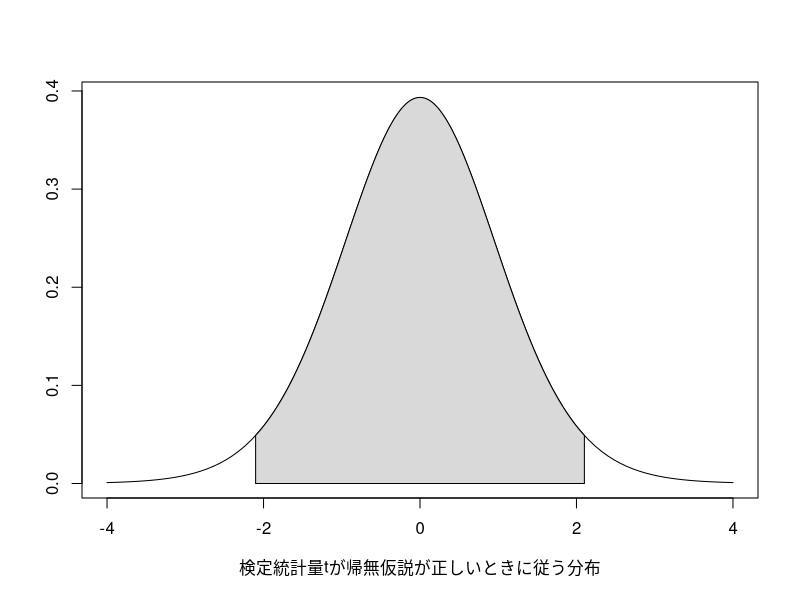
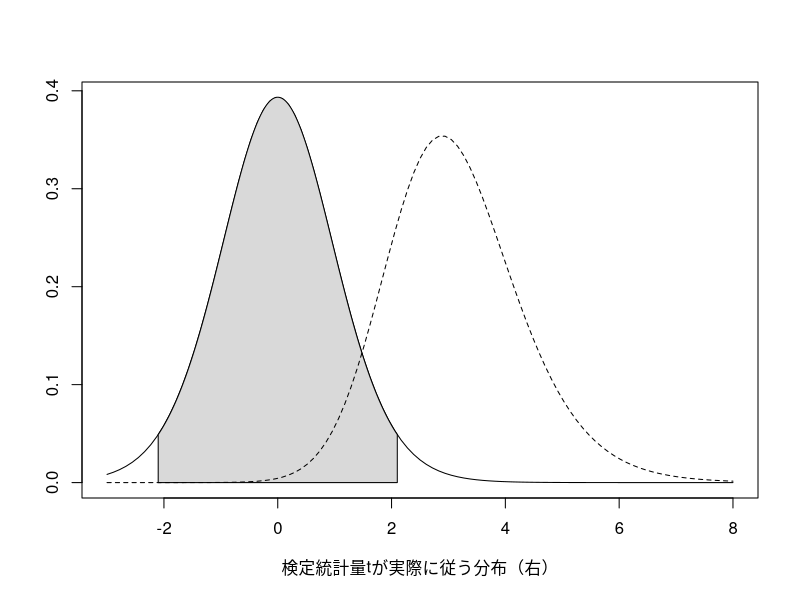
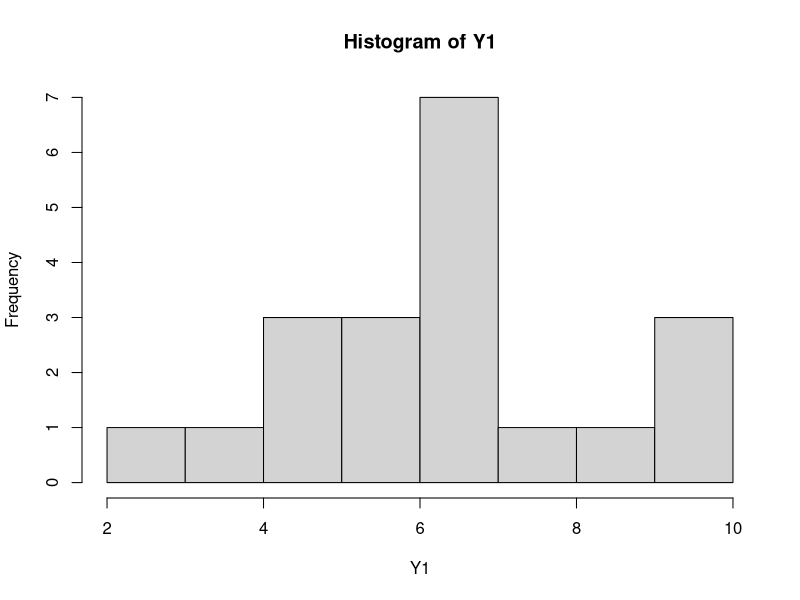
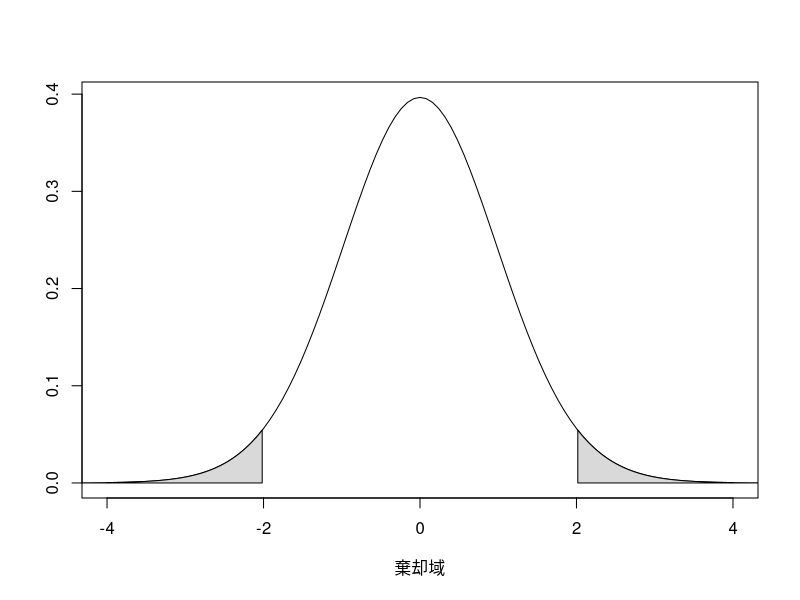
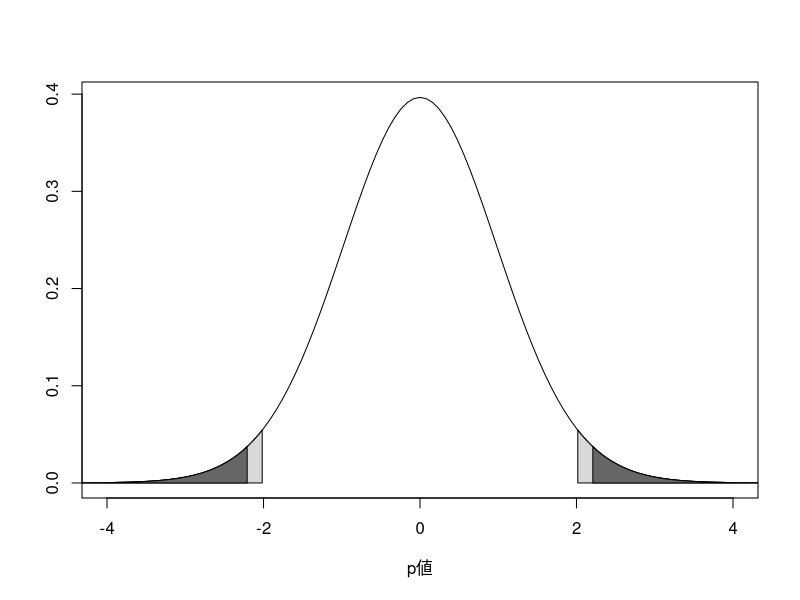
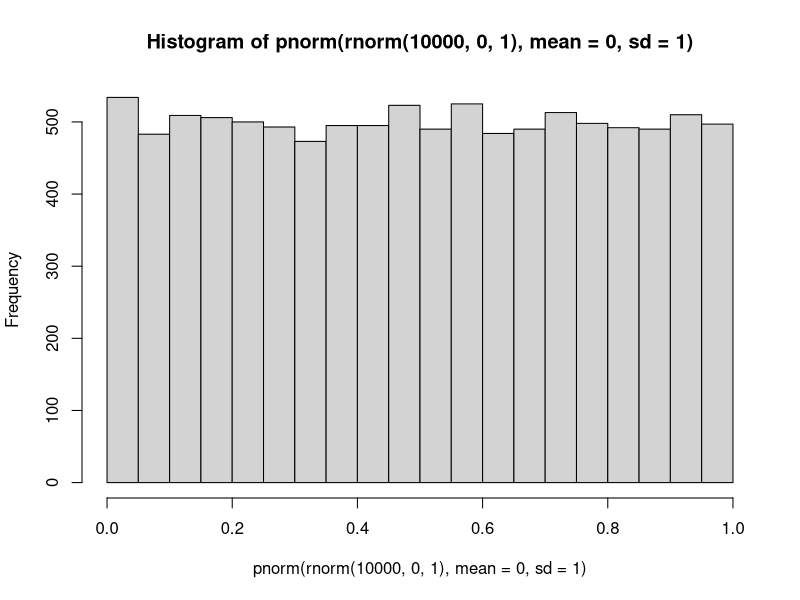
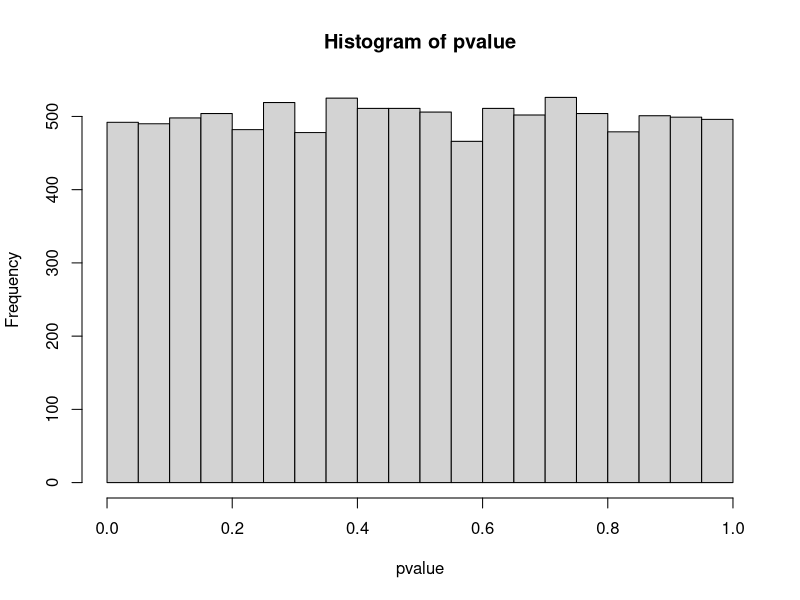
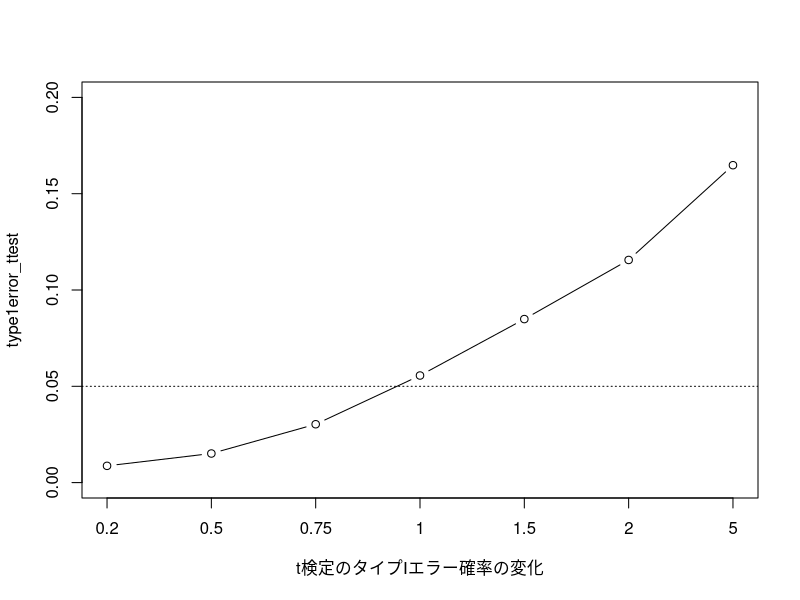

Write R code to recreate these figures, in order. (Note: this script raises an error after producing the figures.)
# 環境の初期化 ----------------------------------------------------------

rm(list = ls())

## -------------------------------------------------------------------------------------------
### Ch2で作成した標本分散関数
var_p <- function(x) {
    n <- length(x)
    mean_x <- mean(x)
    var_x <- sum((x - mean_x)^2) / n
    return(var_x)
}

## -------------------------------------------------------------------------------------------
n <- 20
alpha <- 0.05
i <- 200
temp <- function(x) {
    dt(x, n - 2)
}

curve(dt(x, n - 2), xlim = c(-4, 4), ylab = "", xlab = "検定統計量tが帰無仮説が正しいときに従う分布")
xx <- seq(qt(alpha / 2, n - 2), qt(1 - alpha / 2, n - 2), length = i)
yy <- temp(xx)
polygon(c(xx, rev(xx)), c(rep(0, i), rev(yy)), col = "gray85")


## -------------------------------------------------------------------------------------------
n <- 20
alpha <- 0.05
i <- 200
temp1 <- function(x) {
    dt(x, n - 2)
}

curve(dt(x, n - 2), xlim = c(-3, 8), ylab = "", xlab = "検定統計量tが実際に従う分布（右）")
xx <- seq(qt(alpha / 2, n - 2), qt(1 - alpha / 2, n - 2), length = i)
yy <- temp1(xx)
polygon(c(xx, rev(xx)), c(rep(0, i), rev(yy)), col = "gray85")

temp2 <- function(x) {
    dt(x, n - 2, ncp = 3)
}
curve(temp2(x), xlim = c(-3, 8), add = TRUE, lty = 2)


## -------------------------------------------------------------------------------------------
n <- c(20, 25) # サンプルサイズ　ここは等しくなくてよい
mu <- c(6, 5) # 母平均
sigma <- 2 # 母標準偏差（ただし、t検定のときは両母集団で等しい）

## シミュレーション
set.seed(123)
Y1 <- rnorm(n[1], mu[1], sigma) # 群1のデータ生成
Y2 <- rnorm(n[2], mu[2], sigma) # 群2のデータ生成

## 結果
Y1 |> hist()


## -------------------------------------------------------------------------------------------

# 自由度の計算
df <- n[1] + n[2] - 2

# t値の計算
Ybar_d <- mean(Y1) - mean(Y2) # Ybar_δ
# プールされた分散
# 2章で作成した自作関数var_pを使用
u2_p <- (n[1] * var_p(Y1) + n[2] * var_p(Y2)) / (n[1] + n[2] - 2) 
# プールされた標本サイズ
n_p <- n[1] * n[2] / (n[1] + n[2])
t <- (Ybar_d - 0) / sqrt(u2_p / n_p)
# 出力
t


## -------------------------------------------------------------------------------------------
alpha <- 0.05
i <- 200
temp <- function(x) {
    dt(x, df)
}

curve(dt(x, df), xlim = c(-4, 4), ylab = "", xlab = "棄却域")
xx <- seq(qt(1 - alpha / 2, df), 5, length = i)
yy <- temp(xx)
polygon(c(xx, rev(xx)), c(rep(0, i), rev(yy)), col = "gray85")

xx <- seq(-5, qt(alpha / 2, df), length = i)
yy <- temp(xx)
polygon(c(xx, rev(xx)), c(rep(0, i), rev(yy)), col = "gray85")


## -------------------------------------------------------------------------------------------
# 臨界値の計算
c <- qt(1 - alpha / 2, df)


## -------------------------------------------------------------------------------------------
# 有意性の判断
ifelse(abs(t) > abs(c), "帰無仮説の棄却", "帰無仮説の保留")

## -------------------------------------------------------------------------------------------
alpha <- 0.05
i <- 200
temp <- function(x) {
    dt(x, df)
}

curve(dt(x, df), xlim = c(-4, 4), ylab = "", xlab = "p値")
xx <- seq(qt(1 - alpha / 2, df), 5, length = i)
yy <- temp(xx)
polygon(c(xx, rev(xx)), c(rep(0, i), rev(yy)), col = "gray85")

xx <- seq(-5, qt(alpha / 2, df), length = i)
yy <- temp(xx)
polygon(c(xx, rev(xx)), c(rep(0, i), rev(yy)), col = "gray85")

xx <- seq(abs(t), 5, length = i)
yy <- temp(xx)
polygon(c(xx, rev(xx)), c(rep(0, i), rev(yy)), col = "gray40")

xx <- seq(-5, -abs(t), length = i)
yy <- temp(xx)
polygon(c(xx, rev(xx)), c(rep(0, i), rev(yy)), col = "gray40")


## -------------------------------------------------------------------------------------------
# p値の計算
pvalue <- (1 - pt(abs(t), df)) * 2
# p値の表示
pvalue


## -------------------------------------------------------------------------------------------
# p値を使った有意性の判断
ifelse(pvalue < alpha, "帰無仮説の棄却", "帰無仮説の保留")


## -------------------------------------------------------------------------------------------
# t検定関数で実行
t.test(Y1, Y2, var.equal = TRUE)


## -------------------------------------------------------------------------------------------
# 等分散を仮定しない二群の平均値の差の検定(Welch test)
t.test(Y1, Y2)


## -------------------------------------------------------------------------------------------
## 設定と準備
n <- c(20, 20) # サンプルサイズ
mu <- c(0, 0) # 母平均が等しい設定にする
sigma <- 2 # 母標準偏差
iter <- 10000 # シミュレーション回数
alpha <- 0.05 # 有意水準

# 結果を格納するオブジェクト
pvalue <- rep(0, iter) # p値を格納する

# シミュレーション
set.seed(123)
for (i in 1:iter) {
    Y1 <- rnorm(n[1], mu[1], sigma) # 群1のデータ生成
    Y2 <- rnorm(n[2], mu[2], sigma) # 群2のデータ生成
    result <- t.test(Y1, Y2, var.equal = TRUE) # t検定の結果を出力
    pvalue[i] <- result$p.value # p値を取得
}

## 結果
# 誤って帰無仮説を棄却した確率を計算
type1error <- ifelse(pvalue < alpha, 1, 0) |> mean() 
# 出力
type1error


## -------------------------------------------------------------------------------------------
# 正規分布に従う乱数を生成し、その確率のヒストグラムを出力
rnorm(10000, 0, 1) |>
    pnorm(mean = 0, sd = 1) |>
    hist()


## -------------------------------------------------------------------------------------------
# p値の分布
pvalue |> hist()


## -------------------------------------------------------------------------------------------
## 設定と準備
sigma <- c(2, 8) # 母標準偏差を2つの群で異なる設定にする
iter <- 10000 # シミュレーション回数
alpha <- 0.05 # 有意水準
n <- c(20, 20) # サンプルサイズ
mu <- c(0, 0) # 母平均が等しい設定にする

# 結果を格納するオブジェクト
pvalue <- rep(0, iter) 

## シミュレーション
set.seed(123)
for (i in 1:iter) {
    Y1 <- rnorm(n[1], mu[1], sigma[1]) # 群1のデータ生成
    Y2 <- rnorm(n[2], mu[2], sigma[2]) # 群2のデータ生成
    result <- t.test(Y1, Y2, var.equal = TRUE) # t検定の結果を出力
    pvalue[i] <- result$p.value # p値を取得
}

## 結果
# 誤って帰無仮説を棄却した確率を計算
type1error <- ifelse(pvalue < alpha, 1, 0) |> mean()
# 出力
type1error

## -------------------------------------------------------------------------------------------
## 設定と準備
n <- c(40, 20) # サンプルサイズを変えた設定
sigma1 <- 1
sigma2 <- c(0.2, 0.5, 0.75, 1, 1.5, 2, 5) # 母標準偏差のパターン
p <- length(sigma2)
iter <- 10000 # シミュレーション回数
alpha <- 0.05 # 有意水準
mu <- c(0, 0) # 母平均が等しい設定にする

# 結果を格納するオブジェクト
pvalue <- array(NA, dim = c(p, iter))

## シミュレーション
set.seed(1234)
for (i in 1:p) {
    for (j in 1:iter) {
        Y1 <- rnorm(n[1], mu[1], sigma1)
        Y2 <- rnorm(n[2], mu[2], sigma2[i])
        result <- t.test(Y1, Y2, var.equal = TRUE)
        pvalue[i, j] <- result$p.value
    }
}

# 結果を格納するオブジェクト
type1error_ttest <- rep(0, p)
for (i in 1:p) {
    type1error_ttest[i] <- ifelse(pvalue[i, ] < 0.05, 1, 0) |> mean()
}

## 結果
type1error_ttest |> 
    plot(type = "b", 
         xaxt = "n", 
         ylim = c(0, 0.2),
         xlab = "t検定のタイプⅠエラー確率の変化")
axis(side = 1, at = 1:7, labels = sigma2)
abline(h = 0.05, lty = 3)

## -------------------------------------------------------------------------------------------
# 母標準偏差が5倍のときのP値
pvalue[6, ] |> hist()


## -------------------------------------------------------------------------------------------
## 設定と準備
n <- c(40, 20) # サンプルサイズを変えた設定
sigma1 <- 1
sigma2 <- c(0.2, 0.5, 0.75, 1, 1.5, 2, 5) # 母標準偏差のパターン
p <- length(sigma2)
iter <- 10000 # シミュレーション回数
alpha <- 0.05 # 有意水準
mu <- c(0, 0) # 母平均が等しい設定にする

## シミュレーション
set.seed(1234)
pvalue <- array(NA, dim = c(p, iter))
for (i in 1:p) {
    for (j in 1:iter) {
        Y1 <- rnorm(n[1], mu[1], sigma1)
        Y2 <- rnorm(n[2], mu[2], sigma2[i])
        result <- t.test(Y1, Y2, var.equal = FALSE) # WelchではここをFALSEに変更
        pvalue[i, j] <- result$p.value
    }
}

# 結果を格納するオブジェクト
type1error_ttest <- rep(0, p)
for (i in 1:p) {
    type1error_ttest[i] <- ifelse(pvalue[i, ] < 0.05, 1, 0) |> mean()
}
## 結果
type1error_ttest |> 
    plot(type = "b", 
         xaxt = "n", 
         ylim = c(0, 0.2), 
         xlab = "Welch検定のタイプⅠエラー確率の変化")
axis(side = 1, at = 1:7, labels = sigma2)
abline(h = 0.05, lty = 3)



## -------------------------------------------------------------------------------------------
## 設定と準備
alpha <- 0.05
k <- 3 # 群の数
n <- c(20, 20, 20) # サンプルサイズ
mu <- c(5, 5, 5) # 群ごとの母平均
sigma <- c(2, 2, 2) # 群ごとの母標準偏
iter <- 10000

# 結果を格納するオブジェクト
pvalue12 <- rep(0, iter)
pvalue13 <- rep(0, iter)
pvalue23 <- rep(0, iter)

## シミュレーション
set.seed(1234)
for (i in 1:iter) {
    Y1 <- rnorm(n[1], mu[1], sigma)
    Y2 <- rnorm(n[2], mu[2], sigma)
    Y3 <- rnorm(n[3], mu[3], sigma)
    
    result12 <- t.test(Y1, Y2)
    result13 <- t.test(Y1, Y3)
    result23 <- t.test(Y2, Y3)
    
    pvalue12[i] <- result12$p.value
    pvalue13[i] <- result13$p.value
    pvalue23[i] <- result23$p.value
}

# 少なくとも1つの検定が間違えている確率を計算
type1error <- 
    ifelse(pvalue12 < alpha | pvalue13 < alpha | pvalue23 < alpha, 
           1, 0) |> mean()
# 出力
type1error


## -------------------------------------------------------------------------------------------
1 - (1 - alpha)^3


## -------------------------------------------------------------------------------------------
## 設定と準備
k <- 3 # 群の数
n <- c(20, 20, 20) # サンプルサイズ
mu <- c(6, 5, 4) # 群ごとの母平均
# 群ごとの母標準偏差　ただし分散分析では共通
sigma <- c(2, 2, 2) 
# 各群について1,2,3という数列を20ずつ作る
x <- c(rep(1, n[1]), rep(2, n[2]), rep(3, n[3])) |> as.factor() 
x # 中身を確認

set.seed(1234)
Y1 <- rnorm(n[1], mu[1], sigma)
Y2 <- rnorm(n[2], mu[2], sigma)
Y3 <- rnorm(n[3], mu[3], sigma)
Y <- c(Y1, Y2, Y3)


## -------------------------------------------------------------------------------------------
# aov関数で実行
aov(Y ~ x) |> summary()


## -------------------------------------------------------------------------------------------
curve(df(x, 2, 57), xlim = c(0, 8), xlab = "自由度2,57のF分布")
temp <- function(x) {
    df(x, 2, 57)
}
xx <- seq(qf(alpha, 2, 57, lower.tail = FALSE), 10, length = 200)
yy <- temp(xx)
polygon(c(xx, rev(xx)), c(rep(0, 200), rev(yy)), col = "grey50")


## -------------------------------------------------------------------------------------------
# F値を計算するための関数を定義
Fvalue_cul <- function(Y, x) {
    # 群の数
    k <- unique(x) |> length()
    
    # プールされた不偏分散
    u2_p <- 0
    for (j in 1:k) {
        u2_p <- u2_p + n[j] * var_p(Y[x == j])
    }
    u2_p <- u2_p / (sum(n) - k)
    
    # F値の計算
    Fvalue <- 0
    for (j in 1:k) {
        Fvalue <- Fvalue + (mean(Y[x == j]) - mean(Y))^2 / (u2_p / n[j])
    }
    Fvalue <- Fvalue / (k - 1)
    return(Fvalue)
}


## -------------------------------------------------------------------------------------------
# F値の計算
Fvalue <- Fvalue_cul(Y, x)
Fvalue

# p値の計算
pf(Fvalue, k - 1, sum(n) - k, lower.tail = FALSE)


## -------------------------------------------------------------------------------------------
## 設定と準備
alpha <- 0.05
k <- 3
n <- c(20, 20, 20)
mu <- c(5, 5, 5) # すべて差がない
sigma <- c(2, 2, 2)
x <- c(rep(1, n[1]), rep(2, n[2]), rep(3, n[3])) |> as.factor()
iter <- 10000

# 結果を格納するオブジェクト
pvalue <- rep(0, iter)

## シミュレーション
set.seed(1234)
for (i in 1:iter) {
    Y1 <- rnorm(n[1], mu[1], sigma)
    Y2 <- rnorm(n[2], mu[2], sigma)
    Y3 <- rnorm(n[3], mu[3], sigma)
    Y <- c(Y1, Y2, Y3)
    Fvalue <- Fvalue_cul(Y, x)
    pvalue[i] <- pf(Fvalue, k - 1, sum(n) - k, lower.tail = FALSE)
}

## 結果
# 有意になった割合
ifelse(pvalue < alpha, 1, 0) |> mean()
# p値の分布
pvalue |> hist()


## -------------------------------------------------------------------------------------------
# データ生成の設定
m <- 4 # 測定回数
n <- 20 # サンプルサイズ
# 一つだけ差が大きい平均値を設定
mu <- c(6, 5, 5, 5) 
# すべての群で等分散を仮定（これは必須ではない）
sigma <- c(2, 2, 2, 2) 
# すべての反復測定間の相関も等しいことを仮定（これも必須ではない）
rho <- 0.5 

# 要因計画
x <- c(rep(1, n), rep(2, n), rep(3, n), rep(4, n)) |> as.factor() 
# 参加者ID
id <- c(seq(1, n), seq(1, n), seq(1, n), seq(1, n)) |> as.factor() 

# 母共分散行列の作成
sigma_mat <- array(NA, dim = c(m, m)) |> as.matrix()
index <- 0
for (i in 1:m) {
    for (j in 1:m) {
        if (i > j) {
            sigma_mat[i, j] <- rho * sigma[i] * sigma[j]
            sigma_mat[j, i] <- sigma_mat[i, j]
        }
    }
    sigma_mat[i, i] <- sigma[i]^2
}
# 表示
sigma_mat


## -------------------------------------------------------------------------------------------
# データ生成
library(MASS)
set.seed(1234)
Y <- mvrnorm(n, mu, sigma_mat)
Y |> head()
Y_vec <- Y |> as.vector() # Yを1つのベクトルに並び替える


## -------------------------------------------------------------------------------------------
library(car)
# aov関数で実行
result <- aov(Y_vec ~ x + id) |> Anova()
# 結果の表示
result
# F値
result$`F value`[1]
# p値
result$`Pr(>F)`[1]


## -------------------------------------------------------------------------------------------
library(MASS)

m <- 4 # 測定回数
n <- 20 # サンプルサイズ
mu <- c(5, 5, 5, 5)
sigma <- c(2, 2, 2, 2)
rho <- 0.5
tau <- 0.3 # 自己相関

# 要因計画
x <- c(rep(1, n), rep(2, n), rep(3, n), rep(4, n)) |> as.factor() 
# 参加者ID
id <- c(seq(1, n), seq(1, n), seq(1, n), seq(1, n)) |> as.factor() 

sigma_mat <- array(NA, dim = c(m, m)) |> as.matrix()
index <- 0
for (i in 1:m) {
    for (j in 1:m) {
        if (i > j) {
            index <- index + 1
            sigma_mat[i, j] <- (rho + tau^(i - j)) * sigma[i] * sigma[j]
            sigma_mat[j, i] <- sigma_mat[i, j]
        }
    }
    sigma_mat[i, i] <- sigma[i]^2
}

# 母共分散行列
sigma_mat


## -------------------------------------------------------------------------------------------
## 設定と準備
iter <- 2000
alpha <- 0.05
pvalue <- rep(0, iter)
# シミュレーション
set.seed(1234)
for (i in 1:iter) {
    Y <- mvrnorm(n, mu, sigma_mat)
    Y_vec <- Y |> as.vector()
    result <- aov(Y_vec ~ x + id) |> Anova()
    pvalue[i] <- result$`Pr(>F)`[1]
}
## 結果
# 有意になった割合
ifelse(pvalue < alpha, 1, 0) |> mean()
# p値の分布
pvalue |> hist()



## -------------------------------------------------------------------------------------------
# Greenhouse & Geisser
GG <- function(Y) {
    p <- ncol(Y)
    sigma_mat <- cov(Y)
    sig1 <- diag(sigma_mat) |> mean()
    sig2 <- sigma_mat |> mean()
    sig3 <- sigma_mat^2 |> sum()
    temp <- sigma_mat |> apply(1, mean)
    sig4 <- temp^2 |> sum()
    sig5 <- sig2^2
    GG <- p^2 * (sig1 - sig2)^2 / 
        ((p - 1) * (sig3 - 2 * p * sig4 + p^2 * sig5))
    return(GG)
}

# Huynh & Feldt
HF <- function(Y) {
    d <- ncol(Y) - 1
    n <- nrow(Y)
    gg <- GG(Y) # GGの補正についての関数をここで使っている
    HF <- min(1, (n * d * gg - 2) / (d * (n - 1 - d * gg)))
    return(HF)
}

# Chi & Muller
CM <- function(Y) {
    hf <- HF(Y) # HFの補正についての関数をここで使っている
    temp <- n - 1
    temp <- (temp - 1) + temp * (temp - 1) / 2
    CM <- hf * (temp - 2) * (temp - 4) / temp^2
    return(CM)
}


## -------------------------------------------------------------------------------------------
set.seed(1234)
Y <- mvrnorm(n, mu, sigma_mat)
# Greenhouse & Geisser の補正値
GG(Y)
# Huynh & Feldtの補正値
HF(Y)
# Chi & Mullerの補正値
CM(Y)


## -------------------------------------------------------------------------------------------
## 設定と準備
iter <- 2000
alpha <- 0.05

# 結果を格納するオブジェクト
Fvalue <- rep(0, iter)
e_GG <- rep(0, iter)
e_HF <- rep(0, iter)
e_CM <- rep(0, iter)

## シミュレーション
set.seed(1234)
for (i in 1:iter) {
    Y <- mvrnorm(n, mu, sigma_mat)
    Y_vec <- Y |> as.vector()
    result <- aov(Y_vec ~ x + id) |> Anova()
    Fvalue[i] <- result$`F value`[1]
    e_GG[i] <- GG(Y)
    e_HF[i] <- HF(Y)
    e_CM[i] <- CM(Y)
}


## -------------------------------------------------------------------------------------------
# 補正しない場合
pvalue <- rep(0, trial)
for (i in 1:trial) {
    pvalue[i] <- pf(Fvalue[i], (m - 1), m * (n - 1), lower.tail = FALSE)
}
## 結果
# p値の分布
pvalue |> hist()
# 有意になった割合
ifelse(pvalue < alpha, 1, 0) |> mean()


## -------------------------------------------------------------------------------------------
# GGによる補正
pvalue <- rep(0, trial)
for (i in 1:trial) {
    pvalue[i] <- pf(Fvalue[i], 
                    (m - 1) * e_GG[i],
                    m * (n - 1) * e_GG[i],
                    lower.tail = FALSE)
}

## 結果
# p値の分布
pvalue |> hist()
# 有意になった割合
ifelse(pvalue < alpha, 1, 0) |> mean()


## -------------------------------------------------------------------------------------------
# HFによる補正
pvalue <- rep(0, trial)
for (i in 1:trial) {
    pvalue[i] <- pf(Fvalue[i],
                    (m - 1) * e_HF[i],
                    m * (n - 1) * e_HF[i],
                    lower.tail = FALSE)
}

## 結果
# p値の分布
pvalue |> hist()
# 有意になった割合
ifelse(pvalue < alpha, 1, 0) |> mean()


## -------------------------------------------------------------------------------------------
# CMによる補正
pvalue <- rep(0, trial)
for (i in 1:trial) {
    pvalue[i] <- pf(Fvalue[i],
                    (m - 1) * e_CM[i],
                    m * (n - 1) * e_CM[i],
                    lower.tail = FALSE)
}

## 結果
# p値の分布
pvalue |> hist()
# 有意になった割合
ifelse(pvalue < alpha, 1, 0) |> mean()

